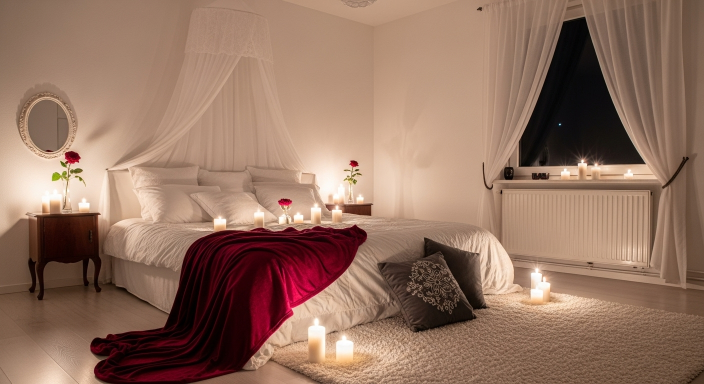
#> input picture lab1_chromakey/datasets/backgrounds/2_bed.png, 1408 x 768 px, given as the content of the folder ../datasets/extended_dataset/train, which was not available (shown at 1/2 size)
$ jupyter execute '4. preprocess_images.ipynb'
#> lines starting #> are read from the running program, lines starting #| are printed output that depends on the picture; pictures that were not available may be replaced by others from this repository, and a replacement may not be noted
[cell 1]
import os
from pathlib import Path
from PIL import Image, ImageFile
from concurrent.futures import ThreadPoolExecutor, as_completed
from tqdm import tqdm
import hashlib

[cell 2]
ImageFile.LOAD_TRUNCATED_IMAGES = True

# -------------------------
# Config
# -------------------------
DATASETS_DIR = Path("../datasets")

SRC_ROOT = DATASETS_DIR / "extended_dataset"  # merged source (train + test)
SRC_TRAIN = SRC_ROOT / "train"
SRC_TEST  = SRC_ROOT / "test"

OUT_SIZES = [224, 232, 384]  # datasets/dataset_224, dataset_384
USE_SHORT_SIDE_RESIZE = [False, True, True]
TEST_SUBFOLDER = "unknown"   # for ImageFolder

# JPEG settings
JPEG_QUALITY = 92
JPEG_OPTIMIZE = True
JPEG_PROGRESSIVE = True

# Performance
NUM_WORKERS = os.cpu_count() or 8  # adjust if needed

# If True, skip if destination file already exists
SKIP_EXISTING = True


# -------------------------
# Helpers
# -------------------------
VALID_EXTS = {".jpg", ".jpeg", ".png", ".webp", ".bmp", ".tif", ".tiff"}

[cell 3]
def is_image_file(p: Path) -> bool:
    return p.is_file() and p.suffix.lower() in VALID_EXTS

def safe_stem(name: str) -> str:
    # Keep filename stable but avoid weird characters
    return "".join(ch if ch.isalnum() or ch in "._- " else "_" for ch in name).strip()

def unique_name_from_path(src: Path) -> str:
    """
    When converting everything to .jpg, collisions can happen (same stem from different files).
    We make it stable by appending a short hash based on full relative path.
    """
    rel = str(src)
    h = hashlib.sha1(rel.encode("utf-8")).hexdigest()[:8]
    return f"{safe_stem(src.stem)}_{h}.jpg"

def load_rgb_image(src: Path) -> Image.Image:
    # Convert to RGB reliably (handles grayscale, palette, RGBA, etc.)
    with Image.open(src) as im:
        return im.convert("RGB")

def resize_to_square(im: Image.Image, size: int) -> Image.Image:
    # Direct resize to (size, size). (No aspect preservation; matches your training Resize.)
    return im.resize((size, size), resample=Image.BILINEAR)

def resize_shorter_side(im: Image.Image, short_side: int) -> Image.Image:
    w, h = im.size
    if w == 0 or h == 0:
        raise ValueError(f"Invalid image size: {im.size}")
    if w < h:
        new_w = short_side
        new_h = int(round(h * (short_side / w)))
    else:
        new_h = short_side
        new_w = int(round(w * (short_side / h)))

    return im.resize((new_w, new_h), resample=Image.BILINEAR)

def process_one(src: Path, dst: Path, short_side_resize: bool, size: int) -> tuple[bool, str]:
    """
    Returns (ok, message). Writes JPEG to dst.
    """
    try:
        if SKIP_EXISTING and dst.exists():
            return True, "skipped"

        dst.parent.mkdir(parents=True, exist_ok=True)

        im = load_rgb_image(src)
        if short_side_resize:
            im = resize_shorter_side(im, size)
        else:
            im = resize_to_square(im, size)

        im.save(
            dst,
            format="JPEG",
            quality=JPEG_QUALITY,
            optimize=JPEG_OPTIMIZE,
            progressive=JPEG_PROGRESSIVE,
        )
        return True, "ok"
    except Exception as e:
        return False, f"{type(e).__name__}: {e}"

def build_file_list_train(src_train: Path):
    """
    Returns list of (src_path, class_name)
    """
    items = []
    for cls_dir in sorted([p for p in src_train.iterdir() if p.is_dir()]):
        cls = cls_dir.name
        for p in cls_dir.rglob("*"):
            if is_image_file(p):
                items.append((p, cls))
    return items

def build_file_list_test(src_test: Path):
    """
    Returns list of src image paths. Works if test is either flat or already under unknown/.
    """
    items = []
    for p in src_test.rglob("*"):
        if is_image_file(p):
            items.append(p)
    return items


# -------------------------
# Main routine
# -------------------------
def build_resized_datasets():
    # Gather source files once
    train_items = build_file_list_train(SRC_TRAIN)
    test_items  = build_file_list_test(SRC_TEST)

    print(f"Found train images: {len(train_items)}")
    print(f"Found test  images: {len(test_items)}")

    for short_side_resize, size in zip(USE_SHORT_SIDE_RESIZE, OUT_SIZES):
        out_root = DATASETS_DIR / f"dataset_{size}"
        out_train = out_root / "train"
        out_test  = out_root / "test" / TEST_SUBFOLDER

        # Prepare dirs
        out_train.mkdir(parents=True, exist_ok=True)
        out_test.mkdir(parents=True, exist_ok=True)

        # -------- Train --------
        futures = []
        ok_cnt = 0
        bad = []

        with ThreadPoolExecutor(max_workers=NUM_WORKERS) as ex:
            for src, cls in train_items:
                # preserve class folder
                dst = out_train / cls / unique_name_from_path(src)
                futures.append(ex.submit(process_one, src, dst, short_side_resize, size))

            for f in tqdm(as_completed(futures), total=len(futures), desc=f"train_{size}"):
                ok, msg = f.result()
                if ok:
                    ok_cnt += 1
                else:
                    bad.append(msg)

        print(f"[dataset_{size}] train done: ok={ok_cnt}/{len(futures)}  failed={len(bad)}")

        # -------- Test --------
        futures = []
        ok_cnt = 0
        bad = []

        with ThreadPoolExecutor(max_workers=NUM_WORKERS) as ex:
            for src in test_items:
                dst = out_test / unique_name_from_path(src)
                futures.append(ex.submit(process_one, src, dst, short_side_resize, size))

            for f in tqdm(as_completed(futures), total=len(futures), desc=f"test_{size}"):
                ok, msg = f.result()
                if ok:
                    ok_cnt += 1
                else:
                    bad.append(msg)

        print(f"[dataset_{size}] test  done: ok={ok_cnt}/{len(futures)}  failed={len(bad)}")

        print(f"✅ Finished dataset_{size} at: {out_root.resolve()}\n")
#> this loop made 3 passes
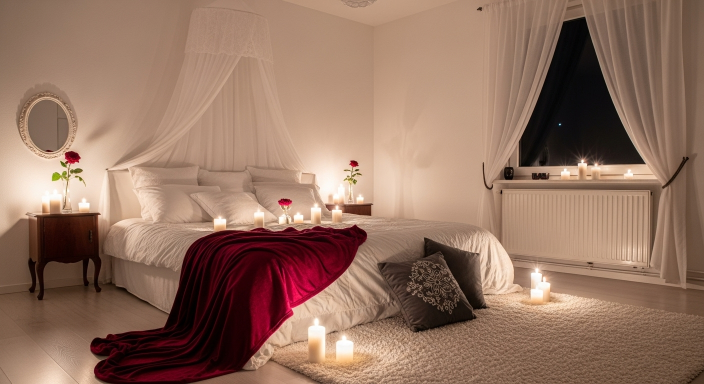
#> input picture lab1_chromakey/datasets/backgrounds/2_bed.png, 1408 x 768 px, given as the content of the folder ../datasets/extended_dataset/train, which was not available (shown at 1/2 size)
#> pass 1, in process_one, `im = resize_to_square(im, size)`:
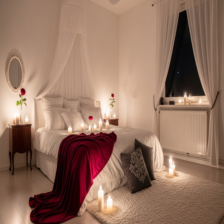
#> im: PIL image 224x224 RGB; mean R, G, B 148.7, 115.6, 97.7
#> pass 2, in process_one (call 2), `im = resize_shorter_side(im, size)`:
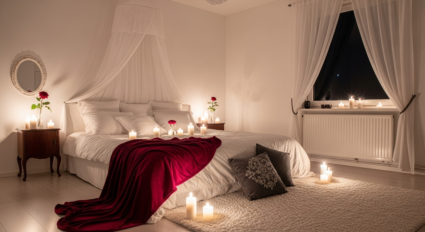
#> im: PIL image 425x232 RGB; mean R, G, B 148.7, 115.6, 97.7
